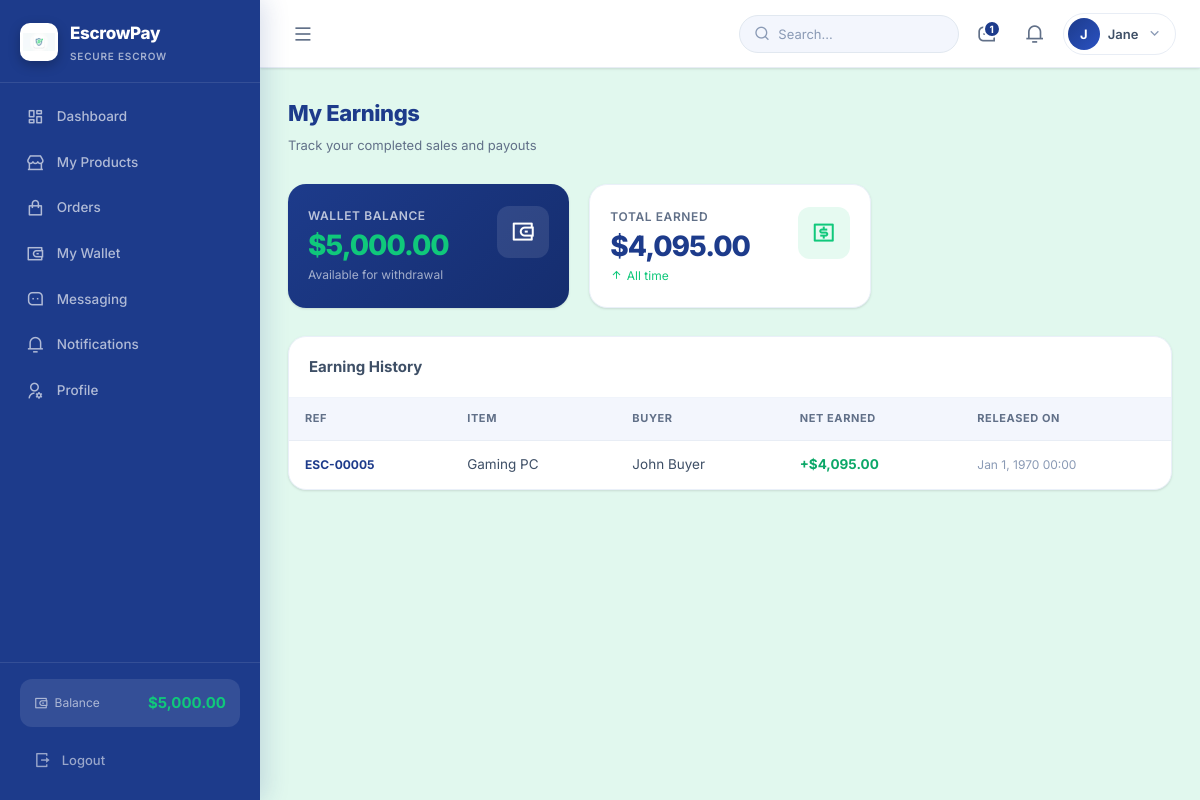
/seller/my_earnings.php (signed in), run on the app's committed database.
### tables this page shows
CREATE TABLE IF NOT EXISTS users (
    id INT AUTO_INCREMENT PRIMARY KEY,
    name VARCHAR(150) NOT NULL,
    email VARCHAR(191) NOT NULL UNIQUE,
    password VARCHAR(255) NOT NULL,
    role ENUM('superadmin','buyer','seller','delivery') NOT NULL DEFAULT 'buyer',
    avatar VARCHAR(255) DEFAULT NULL,
    phone VARCHAR(30) DEFAULT NULL,
    address TEXT DEFAULT NULL,
    business_name VARCHAR(150) DEFAULT NULL,
    store_name VARCHAR(150) DEFAULT NULL,
    id_number VARCHAR(50) DEFAULT NULL,
    vehicle_type VARCHAR(50) DEFAULT NULL,
    vehicle_plate VARCHAR(30) DEFAULT NULL,
    balance DECIMAL(15,2) NOT NULL DEFAULT 0.00,
    status ENUM('active','suspended','pending') NOT NULL DEFAULT 'active',
    last_login DATETIME DEFAULT NULL,
    created_at DATETIME DEFAULT CURRENT_TIMESTAMP,
    updated_at DATETIME DEFAULT CURRENT_TIMESTAMP ON UPDATE CURRENT_TIMESTAMP
);

CREATE TABLE IF NOT EXISTS settings (
    id INT AUTO_INCREMENT PRIMARY KEY,
    `key` VARCHAR(100) NOT NULL UNIQUE,
    `value` TEXT DEFAULT NULL,
    description VARCHAR(255) DEFAULT NULL,
    updated_at DATETIME DEFAULT CURRENT_TIMESTAMP ON UPDATE CURRENT_TIMESTAMP
);

CREATE TABLE IF NOT EXISTS transactions (
    id INT AUTO_INCREMENT PRIMARY KEY,
    ref_code VARCHAR(20) NOT NULL UNIQUE,
    buyer_id INT NOT NULL,
    seller_id INT NOT NULL,
    delivery_id INT DEFAULT NULL,
    title VARCHAR(255) NOT NULL,
    description TEXT DEFAULT NULL,
    amount DECIMAL(15,2) NOT NULL,
    fee DECIMAL(15,2) NOT NULL DEFAULT 0.00,
    net_amount DECIMAL(15,2) NOT NULL DEFAULT 0.00,
    status ENUM('pending','funded','accepted','shipped','delivered','released','disputed','cancelled') NOT NULL DEFAULT 'pending',
    funded_at DATETIME DEFAULT NULL,
    accepted_at DATETIME DEFAULT NULL,
    shipped_at DATETIME DEFAULT NULL,
    delivered_at DATETIME DEFAULT NULL,
    released_at DATETIME DEFAULT NULL,
    disputed_at DATETIME DEFAULT NULL,
    dispute_reason TEXT DEFAULT NULL,
    cancelled_at DATETIME DEFAULT NULL,
    created_at DATETIME DEFAULT CURRENT_TIMESTAMP,
    updated_at DATETIME DEFAULT CURRENT_TIMESTAMP ON UPDATE CURRENT_TIMESTAMP,
    FOREIGN KEY (buyer_id) REFERENCES users(id) ON DELETE CASCADE,
    FOREIGN KEY (seller_id) REFERENCES users(id) ON DELETE CASCADE,
    FOREIGN KEY (delivery_id) REFERENCES users(id) ON DELETE SET NULL
);

### includes/auth.php (called while the page is built, shortened)
<?php
require_once __DIR__ . '/../config/db.php';
function requireLogin(array $allowed_roles = []): array {
    $user = getCurrentUser();
    return $user;
}
function getCurrentUser(): ?array {
    $pdo  = getDB();
    $stmt = $pdo->prepare("SELECT id, name, email, role, avatar, phone, address, balance, status, last_login, created_at FROM users WHERE id = ? LIMIT 1");
    $stmt->execute([$_SESSION['user_id']]);
    $cache = $stmt->fetch() ?: null;
    return $cache;
}
function countUnreadMessages(): int {
    try {
        $pdo  = getDB();
        $stmt = $pdo->prepare("SELECT COUNT(*) FROM messages WHERE receiver_id = ? AND is_read = 0");
        $stmt->execute([$_SESSION['user_id']]);
        return (int)$stmt->fetchColumn();
    } catch (Exception $e) {
        return 0;
    }
}
function formatCurrency(float $amount): string {
    $symbol = getSetting('currency_symbol', '$');
    return $symbol . number_format($amount, 2);
}
function sanitize(string $str): string {
    return htmlspecialchars(trim($str), ENT_QUOTES, 'UTF-8');
}

### config/db.php (called while the page is built, shortened)
<?php
function getDB(): PDO {
    static $pdo = null;
    if ($pdo === null) {
        $dsn = "mysql:host=" . DB_HOST . ";dbname=" . DB_NAME . ";charset=" . DB_CHARSET;
        $options = [
            PDO::ATTR_ERRMODE            => PDO::ERRMODE_EXCEPTION,
            PDO::ATTR_DEFAULT_FETCH_MODE => PDO::FETCH_ASSOC,
            PDO::ATTR_EMULATE_PREPARES   => false,
        ];
        try {
            $pdo = new PDO($dsn, DB_USER, DB_PASS, $options);
        } catch (PDOException $e) {
            die(json_encode([
                'error' => true,
                'message' => 'Database connection failed: ' . $e->getMessage()
            ]));
        }
    }
    return $pdo;
}
function getSetting(string $key, string $default = ''): string {
    try {
        $pdo = getDB();
        $stmt = $pdo->prepare("SELECT `value` FROM settings WHERE `key` = ? LIMIT 1");
        $stmt->execute([$key]);
        $row = $stmt->fetch();
        return $row ? (string)$row['value'] : $default;
    } catch (Exception $e) {
        return $default;
    }
}

### seller/my_earnings.php (the view, shortened to what this page needs)
<?php
require_once __DIR__ . '/../config/db.php';
require_once __DIR__ . '/../includes/auth.php';
$user        = requireLogin(['seller']);
$active_page = 'my_earnings.php';
$pdo         = getDB();
$uid         = $user['id'];
$stmt = $pdo->prepare("
    SELECT t.*, u.name AS buyer_name
    FROM transactions t JOIN users u ON t.buyer_id=u.id
    WHERE t.seller_id=? AND t.status='released' ORDER BY t.released_at DESC
");
$stmt->execute([$uid]);
$earnings = $stmt->fetchAll();
$total = array_sum(array_column($earnings, 'net_amount'));
include __DIR__ . '/../includes/header.php';
include __DIR__ . '/../includes/sidebar.php';
?>
<div class="page-header fade-in">
    <div class="page-header-left">
        <h1 class="page-title">My Earnings</h1>
        <p class="page-subtitle">Track your completed sales and payouts</p>
    </div>
</div>
<div class="stats-grid fade-in">
    <div class="stat-card" style="background:linear-gradient(135deg,var(--primary),var(--primary-dark));color:#fff;border:none">
        <div class="stat-info">
            <div class="stat-label" style="color:rgba(255,255,255,.7)">Wallet Balance</div>
            <div class="stat-value" style="color:var(--secondary)"><?= formatCurrency($user['balance']) ?></div>
            <div class="stat-change" style="color:rgba(255,255,255,.6)">Available for withdrawal</div>
        </div>
        <div class="stat-icon-wrap" style="background:rgba(255,255,255,.1);color:#fff"><i class="ri-wallet-3-line"></i></div>
    </div>
    <div class="stat-card">
        <div class="stat-info">
            <div class="stat-label">Total Earned</div>
            <div class="stat-value"><?= formatCurrency($total) ?></div>
            <div class="stat-change up"><i class="ri-arrow-up-line"></i> All time</div>
        </div>
        <div class="stat-icon-wrap stat-icon-secondary"><i class="ri-money-dollar-box-line"></i></div>
    </div>
</div>
<div class="card fade-in">
    <div class="card-header"><span class="card-title">Earning History</span></div>
    <div class="table-wrapper">
        <table class="data-table">
            <thead><tr><th>Ref</th><th>Item</th><th>Buyer</th><th>Net Earned</th><th>Released On</th></tr></thead>
            <tbody>
                <?php foreach($earnings as $tx): ?>
                <tr>
                    <td><strong style="color:var(--primary);font-size:12px"><?= sanitize($tx['ref_code']) ?></strong></td>
                    <td><?= sanitize($tx['title']) ?></td>
                    <td><?= sanitize($tx['buyer_name']) ?></td>
                    <td><strong style="color:var(--secondary-dark)">+<?= formatCurrency($tx['net_amount']) ?></strong></td>
                    <td style="font-size:12px;color:var(--neutral-light)"><?= date('M j, Y H:i', strtotime($tx['released_at'])) ?></td>
                </tr>
                <?php endforeach; ?>
            </tbody>
        </table>
    </div>
</div>
<?php include __DIR__ . '/../includes/footer.php'; ?>

### includes/header.php (shortened to what this page needs)
<?php
$unread_messages = countUnreadMessages();
?>
<!DOCTYPE html>
<html lang="en" data-app-url="<?= APP_URL ?>">
<head>
    <link href="https://cdn.jsdelivr.net/npm/remixicon@4.2.0/fonts/remixicon.css" rel="stylesheet">
    <link rel="stylesheet" href="<?= APP_URL ?>/assets/css/style.css">
</head>
<body class="role-<?= sanitize($user['role'] ?? 'guest') ?>">
<header class="topbar" id="topbar">
    <div class="topbar-left">
        <button class="sidebar-toggle" id="sidebarToggle" aria-label="Toggle sidebar">
            <i class="ri-menu-line"></i>
        </button>
    </div>
    <div class="topbar-right">
        <div class="topbar-search">
            <i class="ri-search-line"></i>
            <input type="text" placeholder="Search..." id="globalSearch" autocomplete="off">
        </div>
        <a href="<?= APP_URL ?>/<?= $user['role'] ?>/messaging.php" class="topbar-icon-btn" title="Messages">
            <?php if ($unread_messages > 0): ?>
                <span class="badge-dot badge-primary"><?= $unread_messages ?></span>
            <?php endif; ?>
        </a>
        <button class="topbar-icon-btn" id="notifToggle" title="Notifications">
            <i class="ri-notification-3-line"></i>
        </button>
        <div class="user-menu" id="userMenuWrapper">
            <button class="user-avatar-btn" id="userMenuToggle">
                <?php if (!empty($user['avatar'])): ?>
                    <img src="<?= APP_URL ?>/assets/img/avatars/<?= sanitize($user['avatar']) ?>" alt="<?= sanitize($user['name']) ?>" class="avatar-img">
                <?php else: ?>
                    <div class="avatar-placeholder"><?= strtoupper(substr($user['name'], 0, 1)) ?></div>
                <?php endif; ?>
                <span class="user-name-text"><?= sanitize(explode(' ', $user['name'])[0]) ?></span>
                <i class="ri-arrow-down-s-line"></i>
            </button>
        </div>
    </div>
</header>

### includes/sidebar.php (shortened to what this page needs)
<?php
$role        = $user['role'];
$active_page = $active_page ?? '';
$base        = APP_URL . '/' . $role;
$nav_items = [];
if ($role === 'superadmin') {
    $nav_items = [
        ['icon' => 'ri-dashboard-line',       'label' => 'Dashboard',         'href' => $base . '/dashboard.php'],
        ['icon' => 'ri-shopping-bag-3-line',  'label' => 'Products',          'href' => $base . '/products.php'],
        ['icon' => 'ri-secure-payment-line',  'label' => 'Escrow & Orders',   'href' => $base . '/transactions.php'],
        ['icon' => 'ri-truck-line',           'label' => 'Deliveries Hub',    'href' => $base . '/deliveries.php'],
        ['icon' => 'ri-scales-3-line',        'label' => 'Disputes',          'href' => $base . '/disputes.php'],
        ['icon' => 'ri-wallet-3-line',        'label' => 'Wallets',           'href' => $base . '/wallets.php'],
        ['icon' => 'ri-bank-line',            'label' => 'Withdrawals',       'href' => $base . '/withdrawals.php'],
        ['icon' => 'ri-group-line',           'label' => 'Users',             'href' => $base . '/users.php'],
        ['icon' => 'ri-bar-chart-2-line',     'label' => 'Analytics',         'href' => $base . '/analytics.php'],
        ['icon' => 'ri-file-chart-line',      'label' => 'Reports',           'href' => $base . '/reports.php'],
        ['icon' => 'ri-message-3-line',       'label' => 'Messaging',         'href' => $base . '/messaging.php'],
        ['icon' => 'ri-shield-keyhole-line',  'label' => 'Scam Shield',       'href' => $base . '/scam_shield.php'],
        ['icon' => 'ri-notification-3-line',  'label' => 'Notifications',     'href' => $base . '/notifications.php'],
        ['icon' => 'ri-history-line',         'label' => 'Audit Logs',        'href' => $base . '/logs.php'],
        ['icon' => 'ri-settings-3-line',      'label' => 'Settings',          'href' => $base . '/settings.php'],
        ['icon' => 'ri-user-settings-line',   'label' => 'Profile',           'href' => $base . '/profile.php'],
    ];
} elseif ($role === 'seller') {
    $nav_items = [
        ['icon' => 'ri-dashboard-line',       'label' => 'Dashboard',         'href' => $base . '/dashboard.php'],
        ['icon' => 'ri-store-2-line',         'label' => 'My Products',       'href' => $base . '/products.php'],
        ['icon' => 'ri-shopping-bag-line',    'label' => 'Orders',            'href' => $base . '/orders.php'],
        ['icon' => 'ri-wallet-3-line',        'label' => 'My Wallet',         'href' => $base . '/wallet.php'],
        ['icon' => 'ri-message-3-line',       'label' => 'Messaging',         'href' => $base . '/messaging.php'],
        ['icon' => 'ri-notification-3-line',  'label' => 'Notifications',     'href' => $base . '/notifications.php'],
        ['icon' => 'ri-user-settings-line',   'label' => 'Profile',           'href' => $base . '/profile.php'],
    ];
}
?>
<aside class="sidebar" id="sidebar">
    <div class="sidebar-inner">
        <div class="sidebar-brand" style="display:flex;align-items:center;gap:12px;"><div class="sidebar-brand-icon" style="background:#fff;padding:3px;width:38px;height:38px;border-radius:10px;overflow:hidden;flex-shrink:0;"><img src="<?= APP_URL ?>/assets/logo/image.png" alt="Logo" style="width:100%;height:100%;object-fit:contain;"></div><div class="sidebar-brand-text"><span class="brand-title"><?= sanitize(getSetting('site_name', APP_NAME)) ?></span><span class="brand-sub">Secure Escrow</span></div></div>
        <nav class="sidebar-nav">
            <ul class="nav-list">
                <?php foreach ($nav_items as $item):
                    $is_active = (basename($item['href']) === $active_page);
                ?>
                <li class="nav-item <?= $is_active ? 'active' : '' ?>">
                    <a href="<?= $item['href'] ?>" class="nav-link">
                        <span class="nav-icon"><i class="<?= $item['icon'] ?>"></i></span>
                        <span class="nav-label"><?= $item['label'] ?></span>
                    </a>
                </li>
                <?php endforeach; ?>
            </ul>
        </nav>
        <div class="sidebar-footer">
            <div class="sidebar-balance">
                <span class="balance-label"><i class="ri-wallet-3-line"></i> Balance</span>
                <span class="balance-amount"><?= formatCurrency((float)$user['balance']) ?></span>
            </div>
            <a href="<?= APP_URL ?>/logout.php" class="sidebar-logout">
                <i class="ri-logout-box-r-line"></i>
                <span>Logout</span>
            </a>
        </div>
    </div>
</aside>
<div class="app-wrapper" id="appWrapper">
<main class="main-content" id="mainContent">

### data on the page
users: name "J", name "Jane", balance.value "$5,000.00"
settings: value "EscrowPay"
settings: value "$4,095.00"
transactions: ref_code "ESC-00005", title "Gaming PC", buyer.name "John Buyer", net_amount.value "$4,095.00", released_at "Jan 1, 1970 00:00"

### other printed values
$unread_messages "1"
$item['label'] "Dashboard"
$item['label'] "My Products"
$item['label'] "Orders"
$item['label'] "My Wallet"
$item['label'] "Messaging"
$item['label'] "Notifications"
$item['label'] "Profile"
